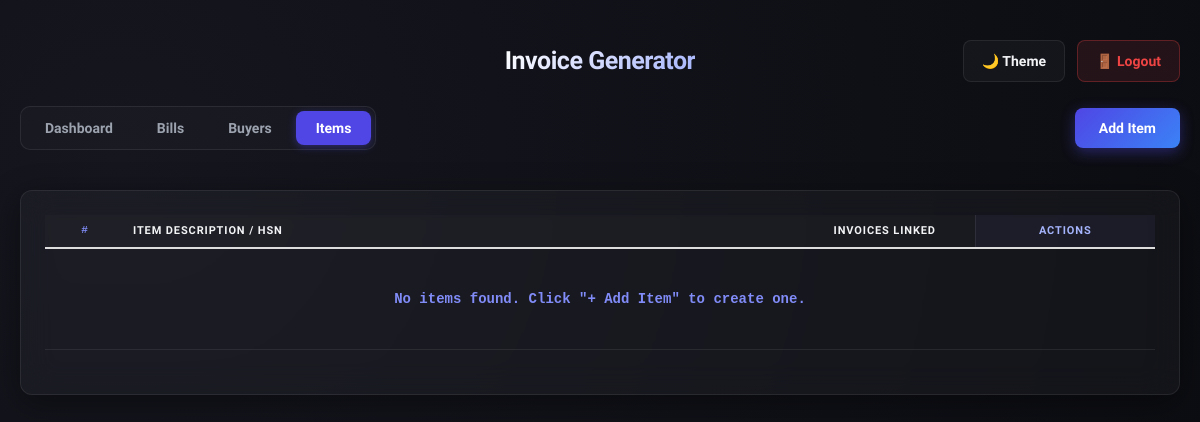
The page /items.php (signed in) on the database as committed earlier.
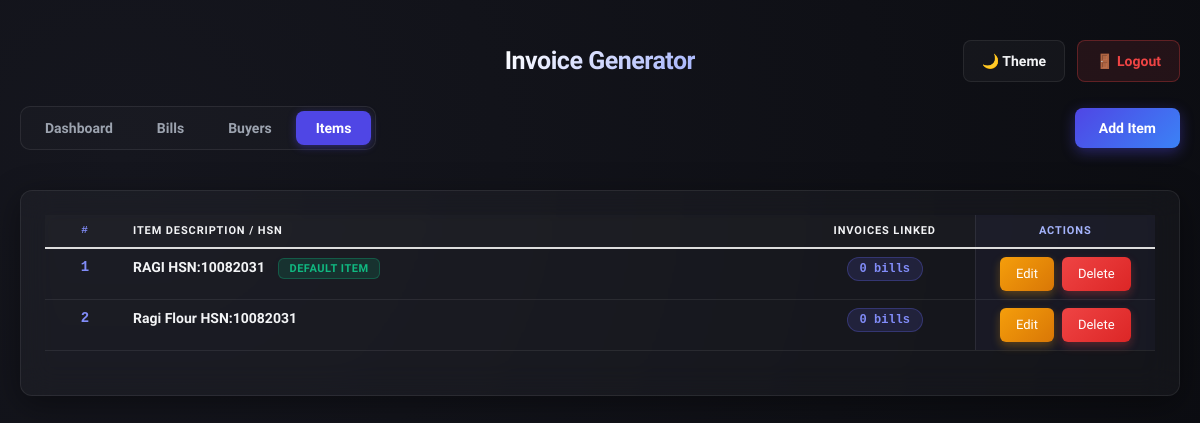
The same page on the database as committed later.
### tables this page shows
CREATE TABLE IF NOT EXISTS `items` (
  `id` INT NOT NULL AUTO_INCREMENT,
  `item_name` VARCHAR(255) NOT NULL,
  `created_at` DATETIME DEFAULT CURRENT_TIMESTAMP,
  `updated_at` DATETIME DEFAULT CURRENT_TIMESTAMP ON UPDATE CURRENT_TIMESTAMP,
  PRIMARY KEY (`id`),
  UNIQUE KEY `item_name` (`item_name`)
);

### items.php (the view, shortened to what this page needs)
<?php
require_once('environment.php');
try {
    $conn = getDbConnection();
} catch (PDOException $e) {
    echo "Connection failed: " . $e->getMessage();
}
$records_per_page = 10;
$page = isset($_GET['page']) ? intval($_GET['page']) : 1;
$start_from = ($page - 1) * $records_per_page;
$result = [];
try {
    $stmt = $conn->prepare("
        SELECT i.*, COUNT(b.invoice_number) AS invoices_count
        FROM items i
        LEFT JOIN bills b ON i.item_name = b.item_name
        GROUP BY i.id
        ORDER BY i.id ASC
        LIMIT $start_from, $records_per_page
    ");
    $stmt->execute();
    $result = $stmt->fetchAll(PDO::FETCH_ASSOC);
} catch (PDOException $e) {
    error_log("Query failed: " . $e->getMessage());
}
?>
<!DOCTYPE html>
<html>
<head>
    <link rel="stylesheet" href="https://maxcdn.bootstrapcdn.com/bootstrap/3.3.7/css/bootstrap.min.css">
</head>
<body>
<div class="dashboard-header">
    <div class="header-top-row" style="display: flex; justify-content: space-between; align-items: center; margin-bottom: 24px; position: relative;">
        <h1 style="text-align: center; margin: 0; background: var(--heading-gradient); -webkit-background-clip: text; -webkit-text-fill-color: transparent; display: inline-block;">Invoice Generator</h1>
        <div style="flex: 1; display: flex; justify-content: flex-end; gap: 12px; align-items: center;">
            <button id="themeToggle" class="btn">🌙 Theme</button>
            <a href="logout.php" class="btn btn-logout" style="text-decoration: none;">🚪 Logout</a>
        </div>
    </div>
    <div class="header-bottom-row" style="display: flex; justify-content: space-between; align-items: center; gap: 16px; margin-bottom: 30px; flex-wrap: wrap; width: 100%;">
        <div class="tabs-container">
            <a href="index.php" class="tab-link">Dashboard</a>
            <a href="bills.php" class="tab-link">Bills</a>
            <a href="buyers.php" class="tab-link">Buyers</a>
            <a href="items.php" class="tab-link active">Items</a>
        </div>
        <button onclick="openForm()" class="btn btn-primary">Add Item</button>
    </div>
</div>
<div class="table-container">
    <table class="table">
        <thead>
            <tr>
                <th style="width: 80px; text-align: center;">#</th>
                <th>Item Description / HSN</th>
                <th style="width: 180px; text-align: center;">Invoices Linked</th>
                <th class="actions-header" style="width: 180px; text-align: center;">Actions</th>
            </tr>
        </thead>
        <tbody>
            <?php if (count($result) > 0) {
                $count = $start_from + 1;
                foreach ($result as $row) { ?>
                <tr>
                    <td style="text-align: center;"><?php echo $count++; ?></td>
                    <td>
                        <span style="font-weight: 600; font-size: 14px; color: var(--text-main);"><?php echo htmlspecialchars($row['item_name']); ?></span>
                        <?php if ($count === $start_from + 2 && $start_from === 0) { ?>
                            <span class="badge" style="margin-left: 10px; background: rgba(16, 185, 129, 0.15); color: #10b981; border: 1px solid rgba(16, 185, 129, 0.3); padding: 4px 10px; border-radius: 6px; font-weight: 600; font-size: 11px; text-transform: uppercase; letter-spacing: 0.05em;">Default Item</span>
                        <?php } ?>
                    </td>
                    <td style="text-align: center;">
                        <span class="badge" style="background: rgba(99, 102, 241, 0.15); color: #818cf8; border: 1px solid rgba(99, 102, 241, 0.3); padding: 5px 12px; border-radius: 20px; font-weight: 600; font-size: 12px; font-family: 'Courier New', monospace;"><?php echo htmlspecialchars($row['invoices_count']); ?> bills</span>
                    </td>
                    <td class="actions-cell">
                        <div style="display: flex; gap: 8px; justify-content: center; align-items: center;">
                            <button class="btn btn-warning" onclick='editItem(<?php echo json_encode($row); ?>)'>Edit</button>
                            <button class="btn btn-danger" onclick='deleteItem(<?php echo $row['id']; ?>, "<?php echo htmlspecialchars($row['item_name'], ENT_QUOTES); ?>")'>Delete</button>
                        </div>
                    </td>
                </tr>
            <?php } } else { ?>
                <tr>
                    <td colspan="4" style="text-align: center; color: var(--text-muted); padding: 40px 20px;">No items found. Click "+ Add Item" to create one.</td>
                </tr>
            <?php } ?>
        </tbody>
    </table>
</div>
</body>
</html>

Rows that differ between the two databases and show on the page:
added items: item_name "RAGI HSN:10082031", shows "DEFAULT ITEM", invoices_count "0"
added items: item_name "Ragi Flour HSN:10082031", invoices_count "0"
Other text that changed with them:
text no longer shown: "No items found. Click \"+ Add Item\" to create one."
